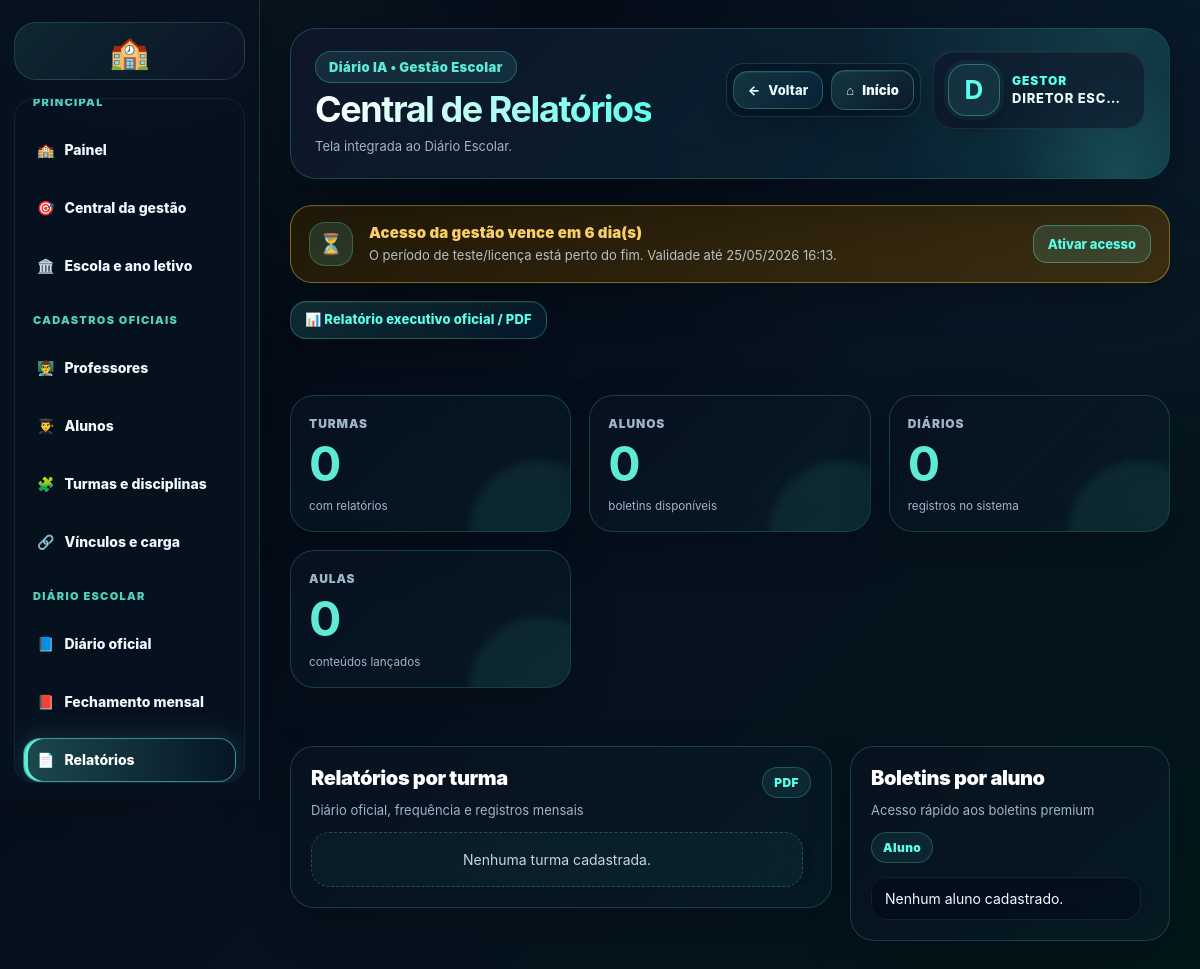
Screenshot of /gestao/relatorios/ (signed in) with the database file from the repository.
### apps/usuarios/models.py (models this page shows, shortened)
class Usuario(AbstractUser):
    class TipoUsuario(models.TextChoices):
        ADMIN = 'ADMIN', 'Administrador'
        PROF = 'PROF', 'Professor'
        COORD = 'COORD', 'Coordenador'
        SEC = 'SEC', 'Secretaria'
    tipo = models.CharField(
        max_length=10,
        choices=TipoUsuario.choices,
        default=TipoUsuario.PROF
    )
    foto = models.ImageField(
        upload_to="professores/",
        null=True,
        blank=True
    )
    gestao_teste_inicio = models.DateTimeField(
        null=True,
        blank=True,
        verbose_name="Início do teste da gestão",
    )
    gestao_acesso_expira_em = models.DateTimeField(
        null=True,
        blank=True,
        verbose_name="Acesso da gestão expira em",
    )
    gestao_acesso_bloqueado = models.BooleanField(
        default=False,
        verbose_name="Acesso da gestão bloqueado",
    )
    gestao_serial_ultimo = models.CharField(
        max_length=255,
        blank=True,
        default="",
        verbose_name="Último serial aplicado",
    )

### apps/core/views_relatorios.py (the view)
@login_required
def gestao_relatorios(request):
    if not usuario_gestor(request.user):
        return render(request, "core/acesso_negado.html")
    turmas = Turma.objects.all().prefetch_related("alunos")
    alunos = Aluno.objects.filter(ativo=True).select_related("turma")
    context = {
        "hoje": date.today(),
        "escola": Escola.objects.filter(ativa=True).first(),
        "turmas": turmas,
        "alunos": alunos[:80],
        "total_turmas": turmas.count(),
        "total_alunos": alunos.count(),
        "total_diarios": Diario.objects.count(),
        "total_conteudos": ConteudoAula.objects.count(),
    }
    return render(request, "gestao/relatorios.html", context)

### apps/core/context_processors.py (called while the page is built, shortened)
def escola_institucional(request):
    dados = {
        "escola_login": None,
        "escola_login_estado": "ESTADO DO MARANHÃO",
        "escola_login_secretaria": "SECRETARIA DE ESTADO DA EDUCAÇÃO",
        "escola_login_nome_titulo": "Instituição escolar",
        "escola_login_nome_info": "Configurar no painel da gestão",
        "escola_login_aldeia": "Configurar no painel da gestão",
        "escola_login_terra": "Configurar no painel da gestão",
        "escola_login_texto": "Ambiente oficial de acesso da instituição escolar.",
        "gestor_login_nome": "Direção escolar",
        "gestor_login_cargo": "Gestão responsável",
    }
    try:
        from apps.academico.models import Escola
        escola = Escola.objects.filter(ativa=True).first() or Escola.objects.first()
        dados["escola_login"] = escola
    except Exception:
        pass
    return dados

### apps/core/licenca_gestao.py (called while the page is built)
def dias_teste_gestao():
    return max(int(getattr(settings, "GESTAO_TRIAL_DIAS", 7)), 1)

def usuario_eh_gestao(user):
    return getattr(user, "is_authenticated", False) and getattr(user, "tipo", "") in PERFIS_GESTAO

def garantir_periodo_teste(user):
    if not usuario_eh_gestao(user):
        return user
    if getattr(user, "gestao_acesso_expira_em", None):
        return user
    agora = timezone.now()
    inicio = getattr(user, "date_joined", None) or agora
    if timezone.is_naive(inicio):
        inicio = timezone.make_aware(inicio, timezone.get_current_timezone())
    user.gestao_teste_inicio = getattr(user, "gestao_teste_inicio", None) or inicio
    user.gestao_acesso_expira_em = inicio + timedelta(days=dias_teste_gestao())
    user.gestao_acesso_bloqueado = False
    user.save(update_fields=["gestao_teste_inicio", "gestao_acesso_expira_em", "gestao_acesso_bloqueado"])
    return user

def acesso_gestao_expirado(user):
    if not usuario_eh_gestao(user):
        return False
    garantir_periodo_teste(user)
    if getattr(user, "gestao_acesso_bloqueado", False):
        return True
    expira = getattr(user, "gestao_acesso_expira_em", None)
    if not expira:
        return False
    return timezone.now() > expira

### apps/core/templatetags/tratamento_usuario_tags.py (called while the page is built)
def _clean(value):
    return str(value or "").strip()

def _primeiro_nome(user):
    nome = _nome_usuario(user)
    return _clean(nome.split()[0]).lower()

@register.filter
def nome_exibicao(user):
    return _nome_usuario(user)

@register.filter
def tratamento_gestao(user):
    return "Gestora" if _provavel_feminino(user) else "Gestor"

### templates/gestao/relatorios.html
{% extends "gestao/base_premium_gestao.html" %}
{% load static %}
{% block titulo %}Central de Relatórios{% endblock %}
{% block subtitulo %}Tela integrada ao Diário Escolar.{% endblock %}
{% block conteudo %}
<div class="premium-only-page visual-1161-1220" data-template="gestao/relatorios.html">
<div class="gestao-actions" style="margin-bottom:16px"><a class="btn-primary" href="{% url 'gestao_relatorio_executivo_oficial' %}">📊 Relatório executivo oficial / PDF</a></div>
        <section class="cards gestao-cards">
            <div class="card premium-card"><span>Turmas</span><h2>{{ total_turmas }}</h2><small>com relatórios</small></div>
            <div class="card premium-card"><span>Alunos</span><h2>{{ total_alunos }}</h2><small>boletins disponíveis</small></div>
            <div class="card premium-card"><span>Diários</span><h2>{{ total_diarios }}</h2><small>registros no sistema</small></div>
            <div class="card premium-card"><span>Aulas</span><h2>{{ total_conteudos }}</h2><small>conteúdos lançados</small></div>
        </section>
        <section class="grid-layout gestao-grid-layout">
            <div class="left-column">
                <div class="panel premium-scroll-panel">
                    <div class="panel-header"><div><h3>Relatórios por turma</h3><span>Diário oficial, frequência e registros mensais</span></div><div class="panel-badge">PDF</div></div>
                    <div class="premium-scroll">
                        {% for turma in turmas %}
                            <div class="report-card">
                                <div>
                                    <strong>{{ turma.nome }}</strong>
                                    <span>{{ turma.alunos.count }} alunos • {{ turma.turno|default:"Turno não informado" }}</span>
                                </div>
                                <div class="report-actions">
                                    <a href="{% url 'diario_classe_turma' turma.id %}" target="_blank">📘 Diário</a>
                                    <a href="{% url 'frequencia_mensal_turma' turma.id %}">📅 Frequência</a>
                                    <a href="{% url 'registro_aulas_mensal_turma' turma.id %}">📝 Aulas</a>
                                </div>
                            </div>
                        {% empty %}
                            <div class="empty-risk">Nenhuma turma cadastrada.</div>
                        {% endfor %}
                    </div>
                </div>
            </div>
            <div class="right-column">
                <div class="panel premium-scroll-panel">
                    <div class="panel-header"><div><h3>Boletins por aluno</h3><span>Acesso rápido aos boletins premium</span></div><div class="panel-badge">Aluno</div></div>
                    <div class="premium-scroll">
                        {% for aluno in alunos %}
                            <div class="feed-card report-student-card">
                                <div class="student-info">
                                    <div class="student-avatar">{{ aluno.nome|slice:":1" }}</div>
                                    <div><strong>{{ aluno.nome }}</strong><span>{{ aluno.turma.nome }}</span></div>
                                </div>
                                <a href="{% url 'gestao_documento_boletim_oficial' aluno.id %}" target="_blank">Abrir</a>
                            </div>
                        {% empty %}
                            <div class="feed-card">Nenhum aluno cadastrado.</div>
                        {% endfor %}
                    </div>
                </div>
            </div>
        </section>
</div>
{% endblock %}

### templates/gestao/base_premium_gestao.html (shortened to what this page needs)
{% load static tratamento_usuario_tags %}
<!doctype html>
<html lang="pt-br">
<head>
    <link rel="stylesheet" href="{% static 'css/premium_base_final.css' %}">
    <link rel="stylesheet" href="{% static 'css/premium_responsive_final.css' %}">
    <link rel="stylesheet" href="{% static 'css/premium_print_final.css' %}">
</head>
<body>
<div class="layout ia-clean-shell gestao-shell">
    {% include 'partials/gestao_sidebar.html' %}
    <main class="content gestao-content">
        <header class="gestao-base-header no-print">
            <div>
                <span class="gestao-base-badge">Diário IA • Gestão Escolar</span>
                <h1 class="gestao-base-title">{% block titulo %}{% endblock %}</h1>
                <p class="gestao-base-sub">{% block subtitulo %}Administração escolar{% endblock %}</p>
            </div>
            <div class="gestao-base-actions">
                {% include 'partials/gestao_page_actions.html' %}
                <a class="hero-mini-card gestao-mini-user profile-mini-link profile-mini-with-name" href="{% url 'gestao_configuracoes' %}" title="Imagem e perfil da gestão">
                    {% if request.user and request.user.is_authenticated and request.user.foto %}
                        <img class="profile-mini-photo" src="{{ request.user.foto.url }}" alt="Imagem da gestão">
                    {% else %}
                        <strong class="profile-mini-initial">{% if request.user and request.user.is_authenticated %}{{ request.user|nome_exibicao|default:'G'|slice:':1' }}{% else %}G{% endif %}</strong>
                    {% endif %}
                    <span class="profile-mini-text">
                        <b class="profile-mini-role">{% if request.user and request.user.is_authenticated %}{{ request.user|tratamento_gestao }}{% else %}Gestor(a){% endif %}</b>
                        <small class="profile-mini-name">{% if request.user and request.user.is_authenticated %}{{ request.user|nome_exibicao }}{% else %}Acesso da gestão{% endif %}</small>
                    </span>
                </a>
            </div>
        </header>
        {% include 'partials/aviso_licenca_gestao.html' %}
        {% block conteudo %}{% endblock %}
    </main>
</div>
</body>
</html>

### templates/partials/aviso_licenca_gestao.html (shortened to what this page needs)
{% load licenca_tags %}
{% licenca_gestao_status as licenca_gestao %}
{% if licenca_gestao.mostrar %}
  <section class="gestao-license-banner gestao-license-banner-{{ licenca_gestao.status }} no-print">
    <div class="gestao-license-icon">{% if licenca_gestao.expirado %}🔒{% elif licenca_gestao.status == 'ok' %}✅{% else %}⏳{% endif %}</div>
    <div class="gestao-license-text">
      <strong>{{ licenca_gestao.titulo }}</strong>
      <span>{{ licenca_gestao.texto }} Validade até {{ licenca_gestao.expira|date:"d/m/Y H:i" }}.</span>
    </div>
    {% if licenca_gestao.expirado or licenca_gestao.status != 'ok' %}
      <a class="gestao-license-action" href="{% url 'ativar_acesso_gestao' %}">Ativar acesso</a>
    {% endif %}
  </section>
{% endif %}

### templates/partials/aviso_licenca_gestao.html (style rules this page uses)
.gestao-license-banner { display:flex; align-items:center; justify-content:space-between; gap:16px; margin:0 0 18px; padding:16px 18px; border:1px solid rgba(95,255,238,.28); border-radius:22px; background:linear-gradient(135deg, rgba(8,20,38,.92), rgba(15,68,73,.72)); box-shadow:0 16px 40px rgba(0,0,0,.22), inset 0 1px 0 rgba(255,255,255,.04); color:#eaffff; }
.gestao-license-icon { width:44px; height:44px; border-radius:16px; display:grid; place-items:center; background:rgba(95,255,238,.12); border:1px solid rgba(95,255,238,.25); font-size:20px; flex:0 0 auto; }
.gestao-license-text { display:flex; flex-direction:column; gap:4px; min-width:0; flex:1; }
.gestao-license-text strong { font-size:15px; font-weight:900; color:#6dfff0; letter-spacing:.01em; }
.gestao-license-text span { font-size:13px; line-height:1.45; color:rgba(226,245,255,.76); }
.gestao-license-action { text-decoration:none; white-space:nowrap; padding:10px 14px; border-radius:14px; border:1px solid rgba(95,255,238,.35); background:rgba(95,255,238,.12); color:#6dfff0; font-size:13px; font-weight:900; }
.gestao-license-banner-atencao { border-color:rgba(255,207,73,.42); background:linear-gradient(135deg, rgba(37,27,7,.92), rgba(76,53,11,.74)); }
.gestao-license-banner-atencao .gestao-license-text strong, .gestao-license-banner-atencao .gestao-license-action { color:#ffd46a; }

### rows the page displays
Usuario: user|nome_exibicao "D", user|tratamento_gestao "GESTOR", user|nome_exibicao "DIRETOR ESC…", expira "25/05/2026 16:13"

### other values shown
{{ licenca_gestao.titulo }} "Acesso da gestão vence em 6 dia(s)"
{{ licenca_gestao.texto }} "O período de teste/licença está perto do fim."
{{ total_turmas }} "0"
{{ total_alunos }} "0"
{{ total_diarios }} "0"
{{ total_conteudos }} "0"
